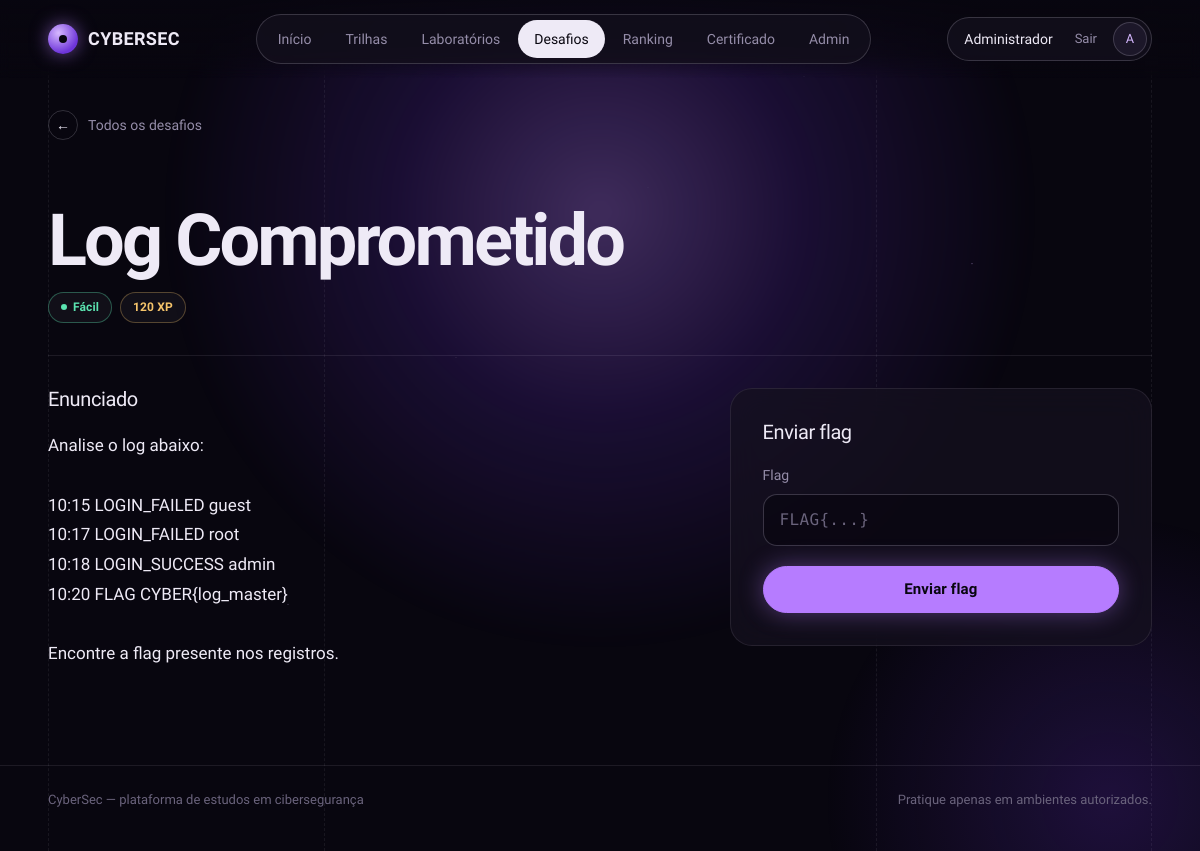
/public/challenge?id=19 (signed in), run on the app's committed database.
### tables this page shows
CREATE TABLE `challenges` (
  `id` int(11) NOT NULL AUTO_INCREMENT,
  `title` varchar(150) NOT NULL,
  `description` text NOT NULL,
  `difficulty` enum('Easy','Medium','Hard') NOT NULL,
  `xp_reward` int(11) NOT NULL DEFAULT 50,
  `flag` varchar(255) NOT NULL,
  `created_at` timestamp NOT NULL DEFAULT current_timestamp(),
  PRIMARY KEY (`id`)
);

### app/core/Controller.php (called while the page is built, shortened)
<?php
abstract class Controller
{
    protected function view(string $view, array $data = []): void
    {
        extract($data);
       $file = __DIR__ . '/../views/' . $view . '.php';
require_once $file;
    }
}

### app/controllers/ChallengeController.php (called while the page is built, shortened)
<?php
class ChallengeController extends Controller
{
    private Challenge $challengeModel;
    public function __construct()
    {
        $this->challengeModel = new Challenge();
    }
    public function show(): void
    {
        $this->view(
            'challenges/show',
            [
                'challenge' => $this->findChallenge((int)($_GET['id'] ?? 0))
            ]
        );
    }
    private function findChallenge(int $id): array
    {
        $challenge = $this->challengeModel->findById($id);
        return $challenge;
    }
}

### app/core/Router.php (called while the page is built, shortened)
<?php
class Router
{
    private array $routes = [];
    public function get(string $route, array $action): void
    {
        $this->routes['GET'][$route] = $action;
    }
    public function post(string $route, array $action): void
    {
        $this->routes['POST'][$route] = $action;
    }
    public function dispatch(): void
    {
        $method = $_SERVER['REQUEST_METHOD'];
        $uri = parse_url(
            $_SERVER['REQUEST_URI'],
            PHP_URL_PATH
        );
        $basePath = dirname(
            $_SERVER['SCRIPT_NAME']
        );
        $uri = str_replace($basePath, '', $uri);
        [$controllerName, $methodName] = $this->routes[$method][$uri];
        $controller = new $controllerName();
        $controller->$methodName();
    }
}

### public/index.php (called while the page is built, shortened)
<?php
spl_autoload_register(function ($class) {
    $folders = [
        '../app/core/',
        '../app/controllers/',
        '../app/models/'
    ];
    foreach ($folders as $folder) {
        $file = $folder . $class . '.php';
        if (file_exists($file)) {
            return;
        }
    }
});
$router = new Router();
$router->get('/', ['AuthController', 'login']);
$router->get('/login', ['AuthController', 'login']);
$router->post('/login', ['AuthController', 'authenticate']);
$router->get('/register', ['AuthController', 'register']);
$router->post('/register', ['AuthController', 'store']);
$router->post('/logout', ['AuthController', 'logout']);
$router->get('/certificate', [ 'CertificateController', 'index']);
$router->post('/certificate/generate',
['CertificateController','generate']);
$router->get('/lesson', ['LessonController', 'show']);
$router->post('/lesson/submit',['LessonController', 'submitQuiz']);
$router->get('/dashboard', ['DashboardController', 'index']);
$router->get('/profile', ['ProfileController', 'index']);
$router->post('/profile/update', ['ProfileController', 'update']);
$router->post('/profile/password', ['ProfileController', 'changePassword']);
$router->get('/challenges', ['ChallengeController', 'index']);
$router->get('/challenges/create', ['ChallengeController', 'create']);
$router->post('/challenges/store', ['ChallengeController', 'store']);
$router->get('/challenges/edit', ['ChallengeController', 'edit']);
$router->post('/challenges/update', ['ChallengeController', 'update']);
$router->post('/challenges/delete', ['ChallengeController', 'delete']);
$router->get('/challenge', ['ChallengeController', 'show']);
$router->post('/challenge/submit', ['ChallengeController', 'submitFlag']);
$router->get(
    '/paths',
    ['LearningPathController', 'index']
);
$router->get(
    '/path',
    ['LearningPathController', 'show']
);
$router->get(
    '/labs',
    ['LabController', 'index']
);
$router->get(
    '/lab',
    ['LabController', 'show']
);
$router->post(
    '/lab/submit',
    ['LabController', 'submit']
);
$router->get('/ranking', ['RankingController', 'index']);
$router->get('/admin', ['AdminController', 'dashboard']);
$router->get('/admin/users', ['AdminController', 'users']);
$router->get('/admin/challenges', ['AdminController', 'challenges']);
$router->get(
    '/admin/paths',
    ['AdminController', 'paths']
);
$router->get(
    '/admin/lessons',
    ['AdminController', 'lessons']
);
$router->get(
    '/admin/lessons/create',
    ['AdminController', 'createLesson']
);
$router->post(
    '/admin/lessons/store',
    ['AdminController', 'storeLesson']
);
$router->post(
    '/admin/lessons/delete',
    ['AdminController', 'deleteLesson']
);
$router->get(
    '/admin/questions',
    ['QuestionController', 'index']
);
$router->get(
    '/admin/questions/create',
    ['QuestionController', 'create']
);
$router->post(
    '/admin/questions/store',
    ['QuestionController', 'store']
);
$router->get(
    '/admin/questions/edit',
    ['QuestionController', 'edit']
);
$router->post(
    '/admin/questions/update',
    ['QuestionController', 'update']
);
$router->get(
    '/admin/paths/create',
    ['AdminController', 'createPath']
);
$router->post(
    '/admin/paths/store',
    ['AdminController', 'storePath']
);
$router->post(
    '/admin/paths/delete',
    ['AdminController', 'deletePath']
);
$router->get(
    '/admin/labs',
    ['AdminController', 'labs']
);
$router->get(
    '/admin/labs/create',
    ['AdminController', 'createLab']
);
$router->post(
    '/admin/labs/store',
    ['AdminController', 'storeLab']
);
$router->get(
    '/admin/labs/edit',
    ['AdminController', 'editLab']
);
$router->post(
    '/admin/labs/update',
    ['AdminController', 'updateLab']
);
$router->post(
    '/admin/labs/delete',
    ['AdminController', 'deleteLab']
);
$router->dispatch();

### app/core/Database.php (called while the page is built, shortened)
<?php
class Database
{
    private static ?PDO $instance = null;
    public static function getInstance(): PDO
    {
        if (self::$instance === null) {
            $dsn = "mysql:host=" . DB_HOST . ";dbname=" . DB_NAME . ";charset=utf8mb4";
            self::$instance = new PDO(
                $dsn,
                DB_USER,
                DB_PASS,
                [
                    PDO::ATTR_ERRMODE => PDO::ERRMODE_EXCEPTION,
                    PDO::ATTR_DEFAULT_FETCH_MODE => PDO::FETCH_ASSOC,
                    PDO::ATTR_EMULATE_PREPARES => false
                ]
            );
        }
        return self::$instance;
    }
}

### app/core/Model.php (called while the page is built, shortened)
<?php
abstract class Model
{
    public function __construct()
    {
        $this->db = Database::getInstance();
    }
}

### app/models/Challenge.php (called while the page is built, shortened)
<?php
class Challenge extends Model
{
    public function findById(int $id): ?array
    {
        $sql = "
            SELECT *
            FROM challenges
            WHERE id = :id
            LIMIT 1
        ";
        $stmt = $this->db->prepare($sql);
        $stmt->execute([
            ':id' => $id
        ]);
        $challenge = $stmt->fetch();
        return $challenge ?: null;
    }
}

### app/views/challenges/show.php (the view, shortened to what this page needs)
<?php
require_once __DIR__ . '/../layouts/header.php';
$diffLabel = ['Easy' => 'Fácil', 'Medium' => 'Médio', 'Hard' => 'Difícil'][$challenge['difficulty']] ?? $challenge['difficulty'];
$diffSig = match ($challenge['difficulty']) {
    'Easy', 'Fácil' => 'sig-easy',
    'Medium', 'Médio' => 'sig-medium',
    default => 'sig-hard',
};
?>
<main class="main-content">
    <?php $backHref = BASE_URL . '/challenges'; $backLabel = 'Todos os desafios'; require __DIR__ . '/../layouts/back_button.php'; ?>
    <header class="page-head">
        <div>
            <h1 class="page-title"><?= htmlspecialchars($challenge['title']) ?></h1>
            <div class="path-meta">
                <span class="chip chip-dot <?= $diffSig ?>"><?= htmlspecialchars($diffLabel) ?></span>
                <span class="chip sig-xp"><?= (int) $challenge['xp_reward'] ?> XP</span>
            </div>
        </div>
    </header>
    <div class="split">
        <section aria-labelledby="brief-title">
            <h2 class="section-title" id="brief-title">Enunciado</h2>
            <div class="reading">
                <?= nl2br(htmlspecialchars($challenge['description'])) ?>
            </div>
        </section>
        <aside class="panel">
            <h2 class="section-title">Enviar flag</h2>
            <form method="POST" action="<?= BASE_URL ?>/challenge/submit">
                <div class="field">
                    <label for="flag">Flag</label>
                    <input id="flag" type="text" name="flag" class="form-control form-control-mono" placeholder="FLAG{...}" autocomplete="off" spellcheck="false" required>
                </div>
                <button type="submit" class="btn btn-glow w-100">Enviar flag</button>
            </form>
        </aside>
    </div>
</main>
<?php require_once __DIR__ . '/../layouts/footer.php'; ?>

### data on the page
challenges: title "Log Comprometido", difficulty "Fácil", xp_reward "120", description "Analise o log abaixo: 10:15 LOGIN_FAILED guest 10:17 LOGIN_FAILED root 10:18 LOGIN_SUCCESS admin 10:20 FLAG CYBER{log_master} Encontre a flag presente nos registros."

### other printed values
$label "Início"
$label "Trilhas"
$label "Laboratórios"
$label "Desafios"
$label "Ranking"
$label "Certificado"
$label "Admin"
$__user['name'] "Administrador"
$__initials "A"
$backLabel "Todos os desafios"
